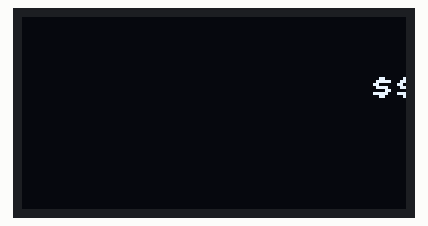
Simulated run of this program. Board: Raspberry Pi Pico running MicroPython. Shown: 128×64 one-colour display. At 35.1 s the program stops and its outputs stay as they are.

Above: at 0.52 s.
At 4.72 s:
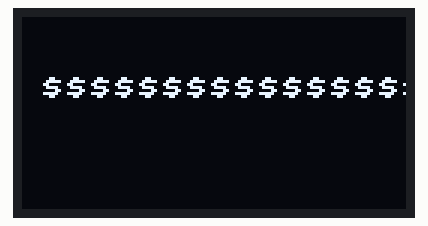
At 8.99 s:
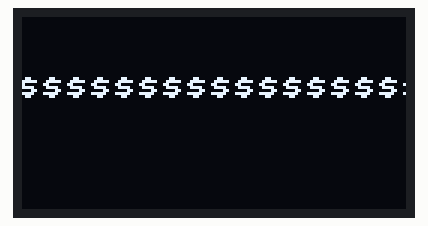
At 17.62 s:
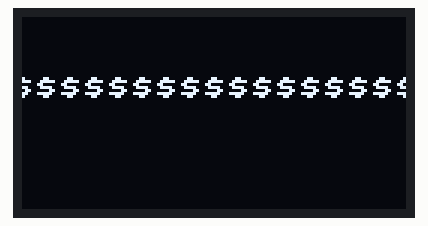
At 26.24 s:
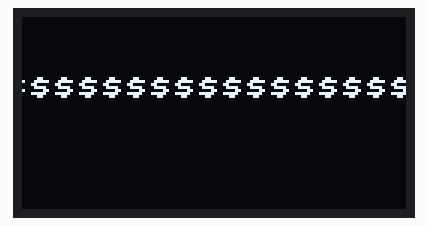
At 34.72 s:
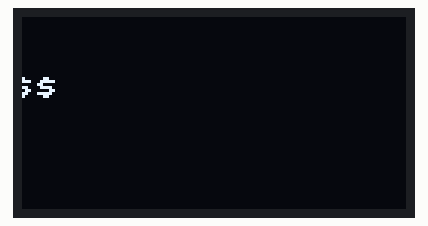

The program:

animation1.py
```python
from machine import I2C, Pin
from time import sleep_ms
from ssd1306 import SSD1306_I2C

i2c = I2C(0, sda=Pin(0), scl=Pin(1), freq=400000)

oled_width = 128
oled_height = 64

disp = SSD1306_I2C(oled_width, oled_height, i2c)

def animate_fast_word(word):
    word_width = len(word) * 8  # Assuming each character is 8 pixels wide
    word_pos = oled_width  # Initial position of the word (right edge of the display)
    speed = 2  # Adjust speed by changing the value (higher values mean faster animation)

    while word_pos > -word_width:
        disp.fill(0)  # Clear the display
        disp.text(word, word_pos, 20)  # Display the word at its current position
        disp.show()  # Update the display

        word_pos -= speed  # Move the word to the left
        sleep_ms(50)  # Adjust animation speed by changing the delay

# Start the fast animation with a custom word
animate_fast_word("$$$$$$$$$$$$$$$$$$$$$$$$$$$$$$$$$$$$$$$$$$$$$$$$$$$$$$$$$$$$$$$$$$$$$$$$$$$$$$$$$$$$$$$$$$$$$$$$$$$")
```
